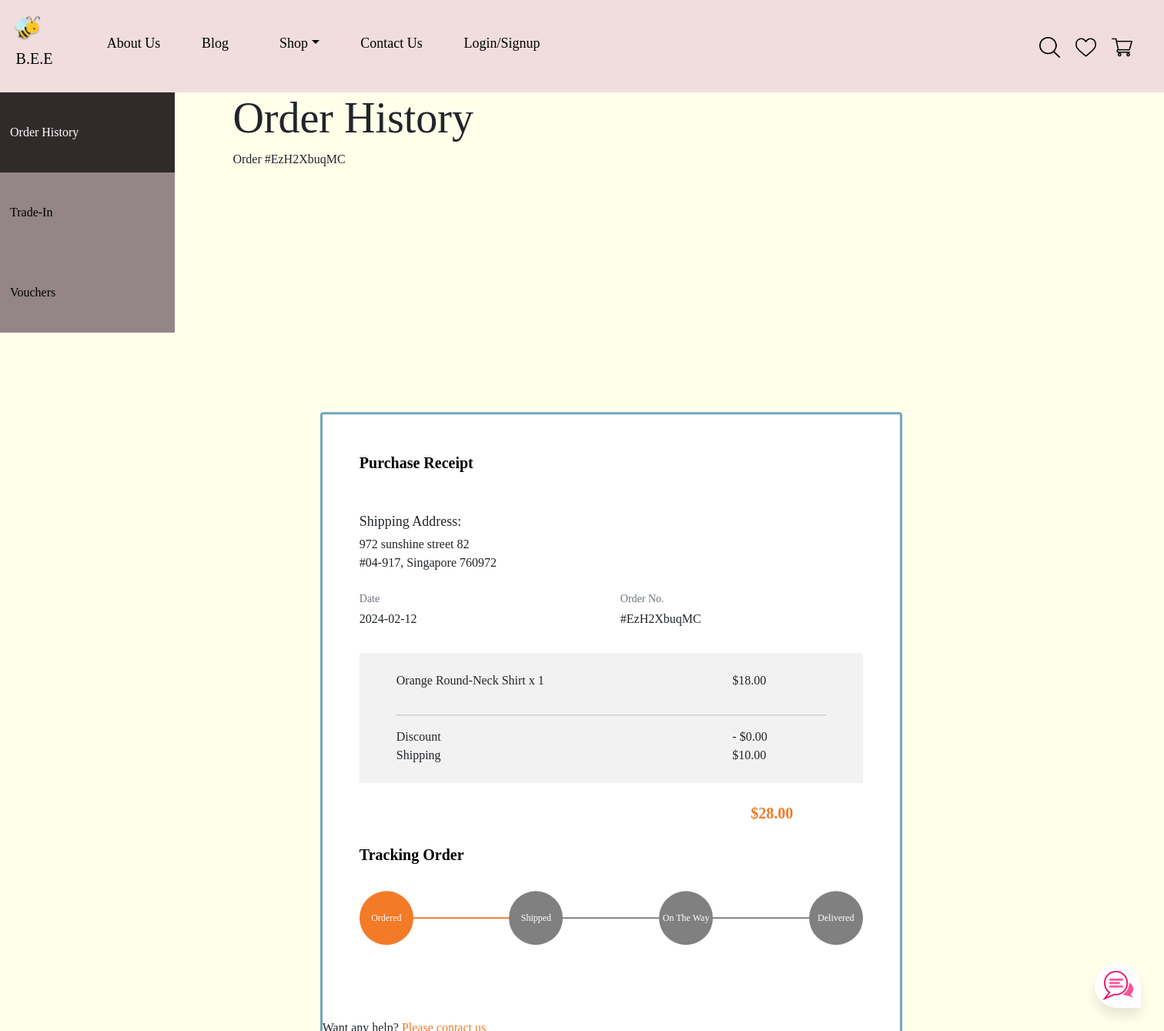
Screenshot of /view_order/EzH2XbuqMC with the database file from the repository.
### tables this page shows
CREATE TABLE addresses (id INTEGER PRIMARY KEY AUTOINCREMENT, block TEXT NOT NULL, unitno TEXT NOT NULL, street TEXT NOT NULL, city TEXT NOT NULL, postal_code TEXT NOT NULL, username VARCHAR(255) NOT NULL, session_id STRING);

### app.py (the view)
@app.route('/view_order/<orderid>')
def view_order(orderid):
    con = get_db()
    cur = con.cursor()
    total = 10
    cur.execute('SELECT * FROM sessions WHERE session_id = ?', (orderid,))
    order_details = cur.fetchall()
    for orders in order_details:
        total = total + orders[5] * orders[6]
    discount = order_details[0][3] - total
    if discount != 0:
        discount = -1 * discount
    cur.execute('SELECT * FROM addresses WHERE session_id = ?', (orderid,))
    addresses = cur.fetchall()
    return render_template('view_order.html', order_details=order_details, orderid=orderid, discount=discount,
                           addresses=addresses)

### app.py (called while the page is built)
def get_db():
    db = getattr(g, '_database', None)
    if db is None:
        db = g._database = sqlite3.connect('database.db')
    return db

@app.teardown_appcontext
def close_connection(exception):
    db = getattr(g, '_database', None)
    if db is not None:
        db.close()

@app.before_request
def load_logged_in_user():
    user_id = session.get('user_id')
    if user_id is None:
        g.user = None
    else:
        g.user = get_db().execute(
            'SELECT * FROM user WHERE user_id = ?', (user_id,)
        ).fetchone()

### templates/view_order.html (shortened to what this page needs)
{% extends "base.html" %}
{% block content %}
<ul class="profilenav" style="float: left;">
    <li><a href="/order_history/{{ session['username'] }}" class="active">Order History</a></li>
    <li><a href="/view_tradeins/{{ session['username'] }}" >Trade-In</a></li>
    <li><a href="/view_vouchers/{{ session['username'] }}">Vouchers</a></li>
</ul>
<div style="float: left;margin-left:5%;">
    <h1 class="display-4">Order History</h1>
    <p>Order #{{ orderid }}</p>
<section class="width" style="background-color: #FFFFEA;">
      <div class="col-lg-8 col-xl-6" style="position: absolute; top: 43%; left: 40%; transform: translate(-25%, -5%)">
        <div class="card border-top border-bottom border-3" style="border-color: #70a5c2 !important;">
          <div class="card-body p-5">
            <p class="lead fw-bold mb-5" style="color:black;">Purchase Receipt</p>
            <div class="mb-4">
              <p class="muted mb-1" style="font-size: 18px;">Shipping Address:</p>
              <p>{% for address in addresses %}{{ address[1] }} {{ address[3] }}<br>{{ address[2] }}, {{ address[4] }} {{ address[5] }}{% endfor %}</p>
            </div>
            <div class="row">
              <div class="col mb-3">
                <p class="small text-muted mb-1">Date</p>
                <p>{{ order_details[0][4][0:10] }}</p>
              </div>
              <div class="col mb-3">
                <p class="small text-muted mb-1">Order No.</p>
                <p>#{{ orderid }}</p>
              </div>
            </div>
            <div class="mx-n5 px-5 py-4" style="background-color: #f2f2f2;">
              {% for order in order_details %}
                <div class="row">
                  <div class="col-md-8 col-lg-9">
                    <p>{{ order[2] }} x {{ order[5] }}</p>
                  </div>
                  <div class="col-md-4 col-lg-3">
                    <p>${{ order[5]*order[6] }}.00</p>
                  </div>
                </div>
              {% endfor %}
              <hr>
              <div class="row">
                <div class="col-md-8 col-lg-9">
                  <p class="mb-0">Discount</p>
                </div>
                <div class="col-md-4 col-lg-3">
                  <p class="mb-0">- ${{ discount }}.00</p>
                </div>
              </div>
              <div class="row">
                <div class="col-md-8 col-lg-9">
                  <p class="mb-0">Shipping</p>
                </div>
                <div class="col-md-4 col-lg-3">
                  <p class="mb-0">$10.00</p>
                </div>
              </div>
            </div>
            <div class="row my-4">
              <div class="col-md-4 offset-md-8 col-lg-3 offset-lg-9">
                <p class="lead fw-bold mb-0" style="color: #f37a27;">${{ order_details[0][3] }}.00</p>
              </div>
            </div>
            {% if order_details[0][7] != 'Cancelled' %}
              <p class="lead fw-bold mb-4 pb-2" style="color: black;">Tracking Order</p>
              <div class="row">
                <div class="col-lg-12">
                  <div class="horizontal-timeline">
                    <ul class="list-inline items d-flex justify-content-between">
                      <li class="list-inline-item items-list">
                        <div class="circle">
                          <p class="item-text">Ordered</p>
                        </div>
                      </li>
                      <li class="list-inline-item items-list">
                        <div class="circle">
                          <p class="item-text">Shipped</p>
                        </div>
                      </li>
                      <li class="list-inline-item items-list">
                        <div class="circle">
                          <p class="item-text">On The Way</p>
                        </div>
                      </li>
                      <li class="list-inline-item items-list">
                        <div class="circle">
                          <p class="item-text">Delivered</p>
                        </div>
                      </li>
                    </ul>
                  </div>
                </div>
                </div>
              </div>
            {% else %}
              <h3>Sorry, your order has been cancelled. Refunds will be processed within 2-3 business days.</h3>
            {% endif %}
            <p class="mt-4 pt-2 mb-0">Want any help? <a href="mailto:b.e.e.different@gmail.com" style="color: #f37a27;">Please contact
                us</a></p>
          </div>
      </div>
</section>
</div>
{% endblock %}

### templates/base.html (style rules this page uses)
body { background-color: #FFFFEA; overflow-x: hidden; overflow-y: scroll; }
* { margin:0px; padding:0px; box-sizing: border-box; font-family: 'Anko'; }
::placeholder { text-align: center; color: gray; opacity: 1; }

### rows the page displays
addresses: block "972", street "sunshine street 82", unitno "#04-917", city "Singapore", postal_code "760972"

### other values shown
{{ orderid }} "EzH2XbuqMC"
{{ order_details[0][4][0:10] }} "2024-02-12"
{{ order[2] }} "Orange Round-Neck Shirt"
{{ order[5] }} "1"
{{ order[5]*order[6] }} "18"
{{ discount }} "0"
{{ order_details[0][3] }} "28"
